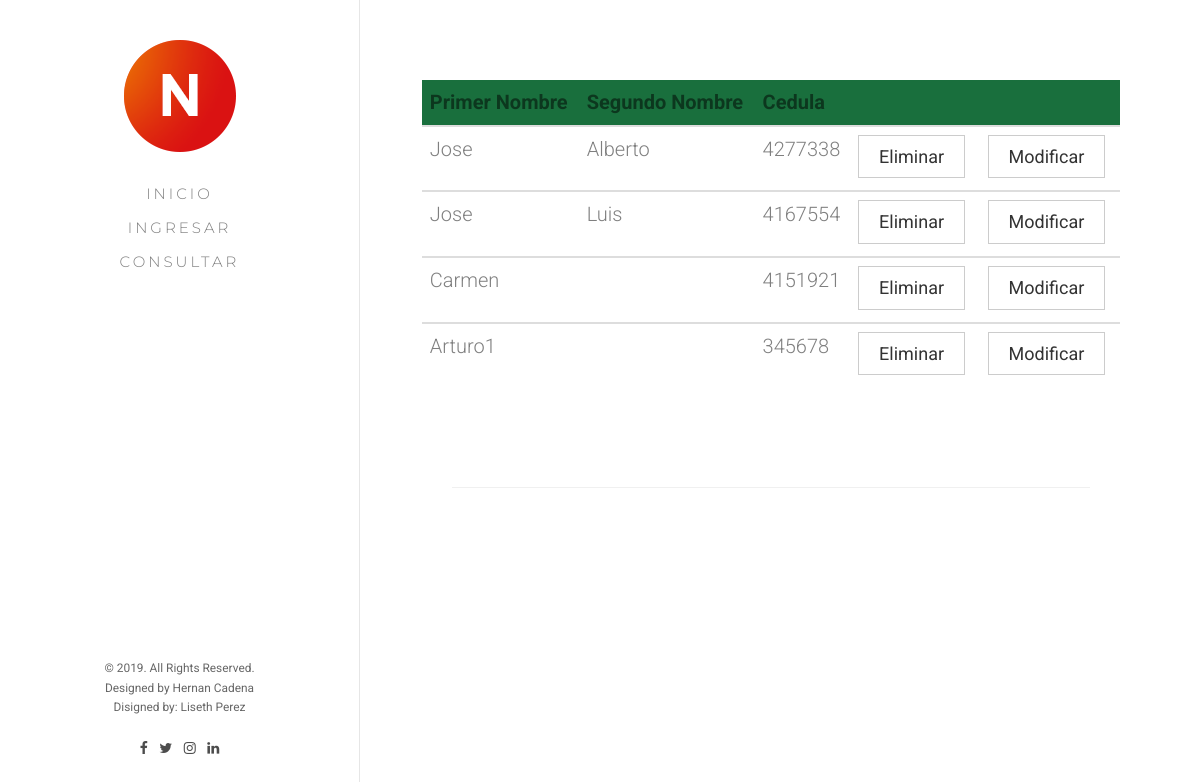
Screenshot of /produlect/searchuser with the database file from the repository.
### produlect/models.py (models this page shows, shortened)
class empleado(models.Model):
    id_empleado = models.AutoField(primary_key=True)
    primer_nombre = models.CharField(max_length=45)
    segundo_nombre = models.CharField(max_length=45, blank=True)
    primer_apellido = models.CharField(max_length=45)
    segundo_apellido = models.CharField(max_length=45, blank=True)
    cedula = models.IntegerField()
    celular = models.CharField(max_length=10)
    fecha_nacimiento = models.DateField(
        'Fecha de Nacimento', blank=False, null=False)
    fecha_contratacion = models.DateField(
        'Fecha de Contratacion', blank=False, null=False)
    sueldo = models.IntegerField()
    email = models.CharField(max_length=45, blank=True)
    id_cargo = models.ForeignKey(cargo, on_delete=models.CASCADE)

### produlect/views.py (the view)
# urls.py: path('searchuser', views.searchuser, name='searchuser'),
def searchuser(request):
    users = empleado.objects.all()
    args = {
        'users': users
    }
    return render(request, 'user/search.html', args)

### produlect/templates/user/search.html (shortened to what this page needs)
{% extends "base/base.html" %}
{% load static %}
{% block content %}
<div id="fh5co-page">
	<aside id="fh5co-aside" role="complementary" class="border js-fullheight">
		<h1 id="fh5co-logo"><a href="index.html"><img src="{% static 'images/logo.png' %}"
					alt="Free HTML5 Bootstrap Website Template"></a></h1>
		<nav id="fh5co-main-menu" role="navigation">
			<ul>
				<li><a href="{% url 'index' %}">Inicio</a></li>
				<li><a href="#ingresar">Ingresar</a></li>
				<li><a href="#consultar">Consultar</a></li>
			</ul>
		</nav>
		<div class="fh5co-footer">
			<p><small>&copy; 2019. All Rights Reserved.</span> <span>Designed by Hernan Cadena</span> <span>Disigned by:
						Liseth Perez</span></small></p>
			<ul>
				<li><a href="#"><i class="icon-facebook"></i></a></li>
				<li><a href="#"><i class="icon-twitter"></i></a></li>
				<li><a href="#"><i class="icon-instagram"></i></a></li>
				<li><a href="#"><i class="icon-linkedin"></i></a></li>
			</ul>
		</div>
	</aside>
	<div id="fh5co-main">
		<div class="fh5co-narrow-content fh5co-border-bottom" id="consultar">
			<div class="row">
				<div class="col-md-20 animate-box" data-animate-effect="fadeInLeft">
					<form action="">
						<div class="row">
							<div class="col-md-12">
								<div class="row">
									<table class="table">
										<thead style="background-color: #196f3d">
											<tr>
												<th scope="col">Primer Nombre</th>
												<th scope="col">Segundo Nombre</th>
												<th scope="col">Cedula</th>
												<th scope="col"></th>
												<th scope="col"></th>
											</tr>
										</thead>
										{% for form in users %}
										<tbody>
											<tr>
												<td scope="row">{{ form.primer_nombre }}</td>
												<td scope="row">{{ form.segundo_nombre }}</td>
												<td scope="row">{{ form.cedula }}</td>
												<td scope="row"><a href="{% url 'deleteuser' cedula=form.cedula %}"><button type="button" class="btn btn-default">Eliminar</button></a></td>
												<td scope="row"><a href="{% url 'updateuser' cedula=form.cedula %}"><button type="button" class="btn btn-default">Modificar</button></a></td>
											</tr>
										</tbody>
										{% endfor %}
									</table>
								</div>
							</div>
						</div>
					</form>
				</div>
			</div>
		</div>
	</div>
</div>
{% endblock content%}

### produlect/templates/base/base.html (shortened to what this page needs)
<!DOCTYPE html>
<html>
<head>
    {% load static %}
    <link rel="stylesheet" href="{% static 'css/animate.css'%}">
    <link rel="stylesheet" href="{% static 'css/icomoon.css'%}">
    <link rel="stylesheet" href="{% static 'css/bootstrap.css'%}">
    <link rel="stylesheet" href="{% static 'css/owl.carousel.min.css'%}">
    <link rel="stylesheet" href="{% static 'css/owl.theme.default.min.css'%}">
    <link rel="stylesheet" href="{% static 'css/style.css'%}">
</head>
<body>
    <div class="container">
        {% block content %}{% endblock %}
    </div>
</body>
</html>

### produlect/static/css/icomoon.css (style rules this page uses)
[class^="icon-"], [class*=" icon-"] { font-family: 'icomoon' !important; speak: none; font-style: normal; font-weight: normal; font-variant: normal; text-transform: none; line-height: 1; -webkit-font-smoothing: antialiased; -moz-osx-font-smoothing: grayscale; }
.icon-twitter:before { content: "\f099"; }
.icon-facebook:before { content: "\f09a"; }
.icon-linkedin:before { content: "\f0e1"; }
.icon-instagram:before { content: "\f16d"; }

### produlect/static/css/style.css (style rules this page uses)
body { font-family: "Roboto", Arial, sans-serif; font-weight: 300; font-size: 20px; line-height: 1.6; color: rgba(0, 0, 0, 0.5); }
a { color: #196f3d; -webkit-transition: 0.5s; -o-transition: 0.5s; transition: 0.5s; }
p { margin-bottom: 1.5em; }
h1, h2, h3, h4, h5, h6 { color: #000; font-family: "Montserrat", Arial, sans-serif; font-weight: 700; margin: 0 0 30px 0; }
#fh5co-page { width: 100%; overflow: hidden; position: relative; }
#fh5co-aside { padding-top: 40px; padding-bottom: 40px; width: 15%; position: fixed; bottom: 0; top: 0; left: 0; overflow-y: scroll; -webkit-transition: 0.5s; -o-transition: 0.5s; transition: 0.5s; font-size: 9px !important; }
#fh5co-aside.border { border-right: 1px solid #e6e6e6; }
@media screen and (max-width: 1200px) { #fh5co-aside { width: 30%; } }
#fh5co-aside #fh5co-logo { text-align: center; }
#fh5co-aside #fh5co-main-menu ul { text-align: center; margin: 0; padding: 0; }
#fh5co-aside #fh5co-main-menu ul li { margin: 0 0 10px 0; padding: 0; list-style: none; }
#fh5co-aside #fh5co-main-menu ul li a { color: rgba(0, 0, 0, 0.5); text-decoration: none; letter-spacing: .1em; text-transform: uppercase; font-size: 15px; font-weight: 300; position: relative; -webkit-transition: 0.3s; -o-transition: 0.3s; transition: 0.3s; padding: 10px 10px; letter-spacing: .2em; font-family: "Montserrat", Arial, sans-serif; }
#fh5co-aside #fh5co-main-menu ul li a:after { content: ""; position: absolute; height: 2px; bottom: 7px; left: 10px; right: 10px; background-color: #196f3d; visibility: hidden; -webkit-transform: scaleX(0); -moz-transform: scaleX(0); -ms-transform: scaleX(0); -o-transform: scaleX(0); transform: scaleX(0); -webkit-transition: all 0.3s cubic-bezier(0.175, 0.885, 0.32, 1.275); -moz-transition: all 0.3s cubic-bezier(0.175, 0.885, 0.32, 1.275); -ms-transition: all 0.3s cubic-bezier(0.175, 0.885, 0.32, 1.275); -o-transition: all 0.3s cubic-bezier(0.175, 0.885, 0.32, 1.275); transition: all 0.3s cubic-bezier(0.175, 0.885, 0.32, 1.275); }
#fh5co-aside .fh5co-footer { position: absolute; bottom: 40px; font-size: 14px; text-align: center; width: 100%; font-weight: 400; color: rgba(0, 0, 0, 0.6); }
#fh5co-aside .fh5co-footer span { display: block; }
#fh5co-aside .fh5co-footer ul { padding: 0; margin: 0; text-align: center; }
#fh5co-aside .fh5co-footer ul li { padding: 0; margin: 0; display: inline; list-style: none; }
#fh5co-aside .fh5co-footer ul li a { color: rgba(0, 0, 0, 0.7); padding: 4px; }
#fh5co-main { width: 85%; float: right; -webkit-transition: 0.5s; -o-transition: 0.5s; transition: 0.5s; }
@media screen and (max-width: 1200px) { #fh5co-main { width: 70%; } }
#fh5co-main .fh5co-narrow-content { position: relative; width: 80%; margin: 0 auto; padding: 4em 0; }
.fh5co-border-bottom { border-bottom: 1px solid #f0f0f0; }
.btn { margin-right: 4px; margin-bottom: 4px; font-family: "Roboto", Arial, sans-serif; font-size: 18px; font-weight: 400; -webkit-border-radius: 0px; -moz-border-radius: 0px; -ms-border-radius: 0px; border-radius: 0px; -webkit-transition: 0.5s; -o-transition: 0.5s; transition: 0.5s; padding: 8px 20px !important; }
.js .animate-box { opacity: 0; }

### rows the page displays
empleado: primer_nombre "Jose", segundo_nombre "Alberto", cedula "4277338"
empleado: primer_nombre "Jose", segundo_nombre "Luis", cedula "4167554"
empleado: primer_nombre "Carmen", cedula "4151921"
empleado: primer_nombre "Arturo1", cedula "345678"
